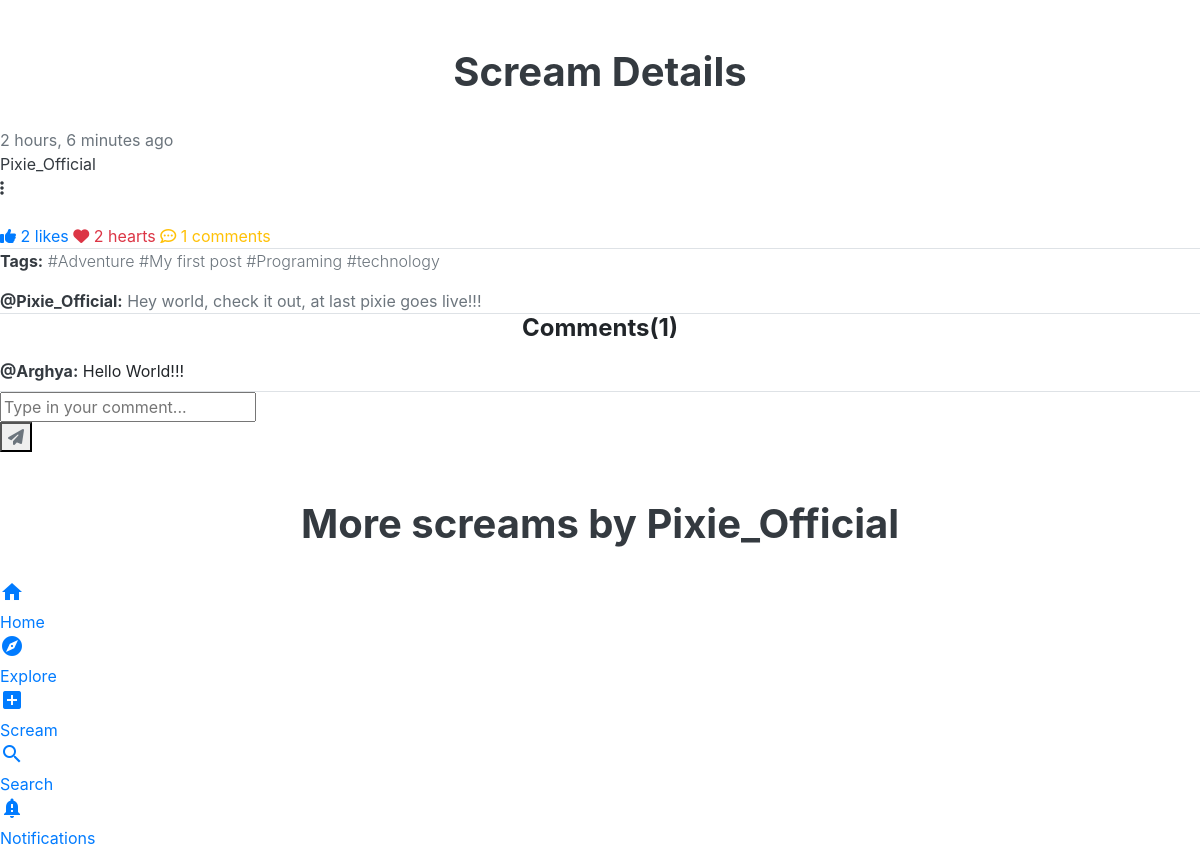
The page /scream/details/15/ (signed in) on the database its author committed.
### Posts/models.py (models this page shows, shortened)
class Post(models.Model):
    image = models.ImageField(upload_to='posts_pics')
    caption = models.CharField(max_length=500)
    tags = models.ManyToManyField(Tag, related_name="Post_tags", blank=False)
    date_posted = models.DateTimeField(default=timezone.now)
    author = models.ForeignKey(User, on_delete=models.CASCADE)
    likes = models.ManyToManyField(User, related_name="Post_likes", blank=True)
    hearts = models.ManyToManyField(User, related_name="Post_hearts", blank=True)
    comments = models.ManyToManyField(Comment, related_name="Post_comments", blank=True)
    class Meta:
        ordering = ['-date_posted']
        verbose_name = 'Post'
        verbose_name_plural = 'Posts'

class Tag(models.Model):
    name = models.CharField(max_length=250, unique=True)
    date_posted = models.DateTimeField(default=timezone.now)
    class Meta:
        ordering = ['name']
        verbose_name = 'Tag'
        verbose_name_plural = 'Tags'

class Comment(models.Model):
    author = models.ForeignKey(User, on_delete=models.CASCADE)
    content = models.CharField(max_length=250)
    date_posted = models.DateTimeField(default=timezone.now)
    class Meta:
        ordering = ['-date_posted']
        verbose_name = 'Comment'
        verbose_name_plural = 'Comments'

### Posts/views.py (the view)
# urls.py: path('scream/details/<int:pk>/', views.scream_details, name='scream_details'),
@login_required
def scream_details(request, pk):
    post = get_object_or_404(Post, pk=pk)
    user = post.author
    context = {
        'title': 'scream details',
        'target_post': post,
        'posts': Post.objects.filter(author=user),
        'Home': 'active_link'
    }
    return render(request, 'App/details.html', context)

### Templates/App/details.html (shortened to what this page needs)
{% extends 'App/base.html' %}
{% load static %}
{% block content %}
    <h1 class="text-center mt-4 text-dark font-weight-bold">Scream Details</h1>
    <section>
        <div class="link-box">
            {% if user == target_post.author %}
                <a href="{% url 'profile' %}">
                    <div class="post-meta">
                        <img class="account-img rounded-circle" src="{{target_post.author.profile.profile_pic.url}}" alt="">
                        <div class="details-content">
                            <div class="details-content--time text-secondary">{{ target_post.date_posted|timesince }} ago</div>
                            <div class="details-content--name text-dark">{{target_post.author.username}}</div>
                        </div>
                    </div>
                </a>
            {% else %}
                <a href="{% url 'user_detail' target_post.author.id %}">
                    <div class="post-meta">
                        <div class="details-content">
                            <div class="details-content--time text-secondary">{{ target_post.date_posted|timesince }} ago</div>
                            <div class="details-content--name text-dark">{{target_post.author.username}}</div>
                        </div>
                    </div>
                </a>
            {% endif %}
            <div class="dropdown show dropright">
                <a class="text-dark" href="#" role="button" id="dropdownMenuLink" data-toggle="dropdown" aria-haspopup="true" aria-expanded="false">
                    <i class="fas fa-ellipsis-v"></i>
                </a>
            </div>
        </div>
        <div class="link-box">
            {% if user in target_post.likes.all %}
                <a class="text-primary" href="{% url 'add_like_to_post' target_post.id %}"><i class="fas fa-thumbs-up"></i> {{target_post.likes.count}} <span class="link-text">likes</span></a>
            {% else %}
            <a class="text-primary" href="{% url 'add_like_to_post' target_post.id %}"><i class="far fa-thumbs-up"></i> {{target_post.likes.count}} <span class="link-text">likes</span></a>
            {% endif %}
            {% if user in target_post.hearts.all %}
                <a class="text-danger" href="{% url 'add_heart_to_post' target_post.id %}"><i class="fas fa-heart"></i> {{target_post.hearts.count}} <span class="link-text">hearts</span></a>
            {% else %}
                <a class="text-danger" href="{% url 'add_heart_to_post' target_post.id %}"><i class="far fa-heart"></i> {{target_post.hearts.count}} <span class="link-text">hearts</span></a>
            {% endif %}
            <a class="text-warning" href="#comment-form-{{target_post.id}}"><i class="far fa-comment-dots"></i> {{target_post.comments.count}} <span class="link-text">comments</span></a>
        </div>
        <div class="post-caption text-secondary border-top">
            <p class="font-weight-light">
                <span class="text-dark font-weight-bold">Tags:</span>
                {% for tag in target_post.tags.all %}
                    <a class="text-secondary" href="{% url 'tag_filter' pk=tag.id %}">#{{tag.name}}</a>
                {% endfor %}
            </p>
            {% if user == comment.author %}
                <a href="{% url 'profile' %}" class="text-dark font-weight-bold">@{{target_post.author.username}}:</a> {{target_post.caption}}
            {% else %}
                <a href="{% url 'user_detail' target_post.author.id %}" class="text-dark font-weight-bold">@{{target_post.author.username}}:</a> {{target_post.caption}}
            {% endif %}
        </div>
        <div id="comment-form-{{post.id}}" class="comment-box border-top">
            <h4 class="text-center mb-3 font-weight-bold">Comments({{target_post.comments.count}})</h4>
            {% for comment in target_post.comments.all %}
                {% if user == comment.author %}
                    <div class="comment mt-2 mb-2"><a href="{% url 'profile' %}" class="text-dark font-weight-bold">@{{comment.author.username}}:</a> {{comment.content}}</div>
                {% else %}
                    <div class="comment mt-2 mb-2"><a href="{% url 'user_detail' comment.author.id %}" class="text-dark font-weight-bold">@{{comment.author.username}}:</a> {{comment.content}}</div>
                {% endif %}
            {% endfor %}
        </div>
        <div id="comment-form-{{target_post.id}}" class="comment-form border-top">
            <form autocomplete="off" method="POST" action="{% url 'add_comment_to_post' pk=target_post.id %}">
                <div class="comment-row">
                    <div class="comment-col-1"><input required class="comment-input" placeholder="Type in your comment..." type="text" name="comment"></div>
                    <div class="comment-col-2"><button class="comment-submit text-secondary" type="submit"><i class="fas fa-paper-plane"></i></button></div>
                </div>
            </form>
        </div>
    </section>
    {% if posts %}
        <h1 class="text-center mt-4 text-dark font-weight-bold"><h1 class="text-center mt-4 p-4 text-dark font-weight-bold">More screams by {{target_post.author.username}}</h1></h1>
    {% else %}
        <h1 class="text-center mt-4 text-dark font-weight-bold">{{post.author.username}} has only 1 post</h1>
    {% endif %}
{% endblock content %}

### rows shown on the page
Post: date_posted "2 hours, 6 minutes", author.username "Pixie_Official", likes.count "2", hearts.count "2", comments.count "1", caption "Hey world, check it out, at last pixie goes live!!!"
Tag: name "Adventure"
Tag: name "My first post"
Tag: name "Programing"
Tag: name "technology"
Comment: author.username "Arghya", content "Hello World!!!"
